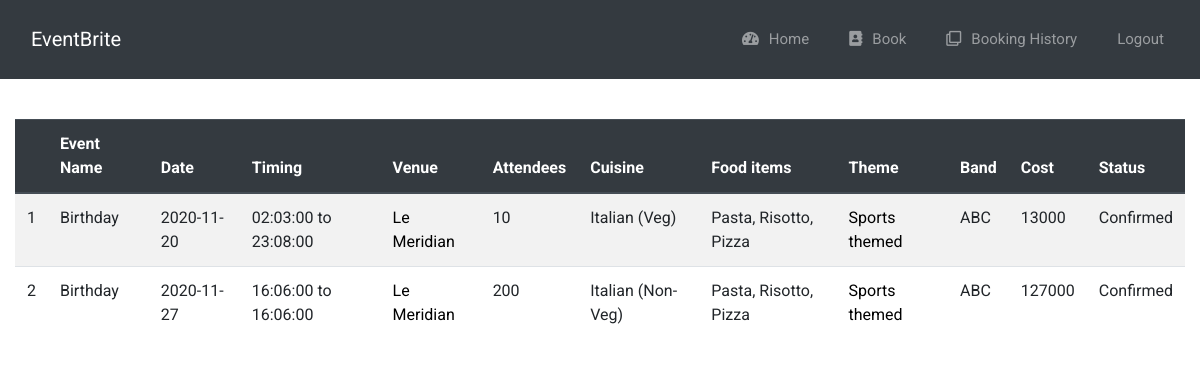
/viewbookings (signed in), run on an earlier commit of the app's database.
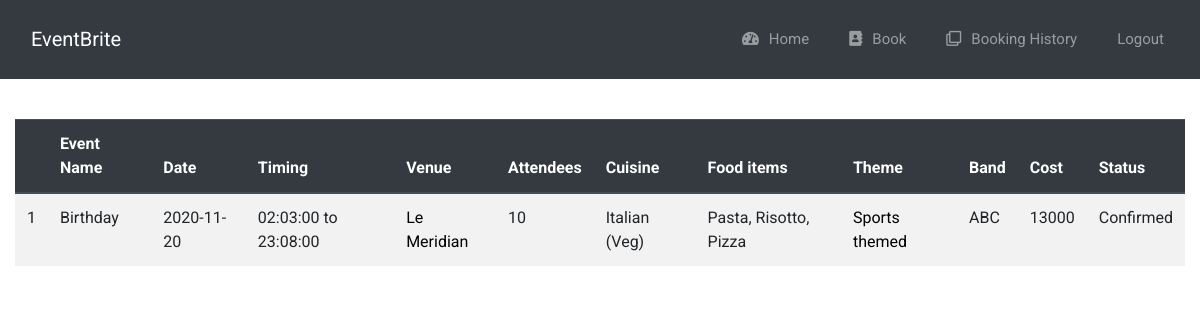
And on a later commit of the database.
### app.py (models this page shows)
class Bookings(db.Model):
    id = db.Column(db.Integer, primary_key=True)
    event_name = db.Column(db.String(25))
    venue_name = db.Column(db.String(50))
    attendees = db.Column(db.Integer)
    date = db.Column(db.Date)
    _from = db.Column(db.DateTime) #Anna
    _to = db.Column(db.DateTime)   #Anna
    theme = db.Column(db.String(50))
    cuisine = db.Column(db.String(20))
    food_items = db.Column(db.String(50))
    food_type = db.Column(db.String(10))
    band_name = db.Column(db.String(25))
    status = db.Column(db.String(20), default='Pending')
    manager_id = db.Column(db.Integer, db.ForeignKey('manager.id'))
    cost = db.Column(db.Integer)

### app.py (the view)
@app.route('/viewbookings') #Kavya
def viewbookings():
    id = session['manager']
    bookings = Bookings.query.filter_by(manager_id=id).all()
    return render_template('viewbookings.html', bookings=bookings)

### app.py (called while the page is built)
@login_manager.user_loader #issac
def load_user(user_id):
    return Manager.query.get(int(user_id))

### templates/viewbookings.html (shortened to what this page needs)
{% extends 'base.html' %}
{% block body %}
	<div class="row" style="margin-left: auto; margin-right: auto; margin-top: 20px;">
		<div class="col-12">
            <table class="table table-striped">
                <thead class="thead-dark">
                <tr>
                    <th scope="col justify-content-center"></th>
                    <th scope="col justify-content-center">Event Name</th>
                    <th scope="col justify-content-center">Date</th>
                    <th scope="col justify-content-center">Timing</th>
                    <th scope="col justify-content-center">Venue</th>
                    <th scope="col justify-content-center">Attendees</th>
                    <th scope="col justify-content-center">Cuisine</th>
                    <th scope="col justify-content-center">Food items</th>
                    <th scope="col justify-content-center">Theme</th>
                    <th scope="col justify-content-center">Band</th>
                    <th scope="col justify-content-center">Cost</th>
                    <th scope="col justify-content-center">Status</th>
                </tr>
                </thead>
                    <tbody>
                        {% for booking in bookings %}
                        {% set x=booking.venue_name %}
                    <tr>
                        <td scope="row">{{loop.index}}</td>
                        <td>{{booking.event_name}}</td>
                        <td>{{booking.date}}</td>
                        <td> {{booking._from.time()}} to {{booking._to.time()}}</td>
                        <td>
                            <a href="#venue" data-some-value="{{booking.venue_name}}" data-toggle="modal" data-target="#venue" class="image venue_modal">{{booking.venue_name}}</a>
                        </td>
                        <td>{{booking.attendees}}</td>
                        <td>{{booking.cuisine}} ({{booking.food_type}})</td>
                        <td>{{booking.food_items}}</td>
                        <td>
                            <a href="#theme" data-some-value="{{booking.theme}}" data-toggle="modal" data-target="#theme" class="image theme_modal">{{booking.theme}}</a>
                        </td>
                        <td>{{booking.band_name}}</td>
                        <td>{{booking.cost}}</td>
                        {% if booking.status=='Completed' %}
                            <td><span class="label label-success"></span>{{booking.status}}</td>
                        {% else %}
                            <td>{{booking.status}}</td>
                        {% endif %}
                    </tr>
                    {% endfor %}
              </tbody>
            </table>
            </div>
    </div>
{% endblock %}

What changed in the data, as far as the page shows it:
removed Bookings: event_name "Birthday", date "2020-11-27", _from.time "16:06:00", _to.time "16:06:00", venue_name "Le Meridian", attendees "200", cuisine "Italian", food_type "Non-Veg", food_items "Pasta, Risotto, Pizza", theme "Sports themed", band_name "ABC", cost "127000", status "Confirmed"
